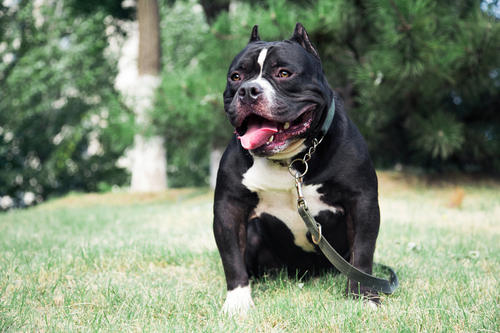
#> input picture chapter16/代码/test.jpg, 500 x 333 px
$ python color_palette_compressed.py
#> lines starting #> are read from the running program, lines starting #| are printed output that depends on the picture
# -*- coding: utf-8 -*-
"""
Created on Sat Mar 28 10:30:18 2020

@author: Zhuo
"""


import cv2    #导入Opencv库
import matplotlib.pyplot as plt


img = cv2.imread('test.jpg',1)    #读取彩色图像
#> img is the input picture: shape (333, 500, 3); mean B, G, R 111.9, 134.1, 121.2
img_data = img/255.0    #进行最大绝对值标准化
img_data = img_data.reshape((-1,3))    #将每个通道展开成向量
from sklearn.cluster import KMeans    #K均值聚类库
km = KMeans(n_clusters=36)    #设置k=24
km.fit(img_data)    #进行Kmeans聚类
centers = km.cluster_centers_    #输出聚类中心
labels = km.labels_    #输出每个个体的所属簇
new_colors = centers[labels].reshape((-1,3))    #用像素对应的聚类中心替代原有像素值
img_recolored = new_colors.reshape(img.shape)    #将向量还原成矩阵
print(len(set(list(new_colors[:,1]))))    #输出压缩后图像的颜色种类个数

plt.figure(figsize=(12,4))
plt.subplot(121)
plt.title('压缩调色板前',fontsize=20)
plt.imshow(img),plt.axis('off')    #展示图像

plt.subplot(122)
plt.title('压缩调色板后',fontsize=20)
plt.imshow(img_recolored),plt.axis('off')    #展示图像
plt.show()
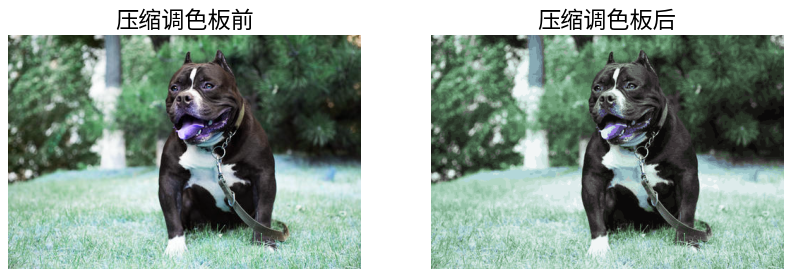
#> figure drawn by matplotlib, 2 panels; B, G, R data is drawn as R, G, B
